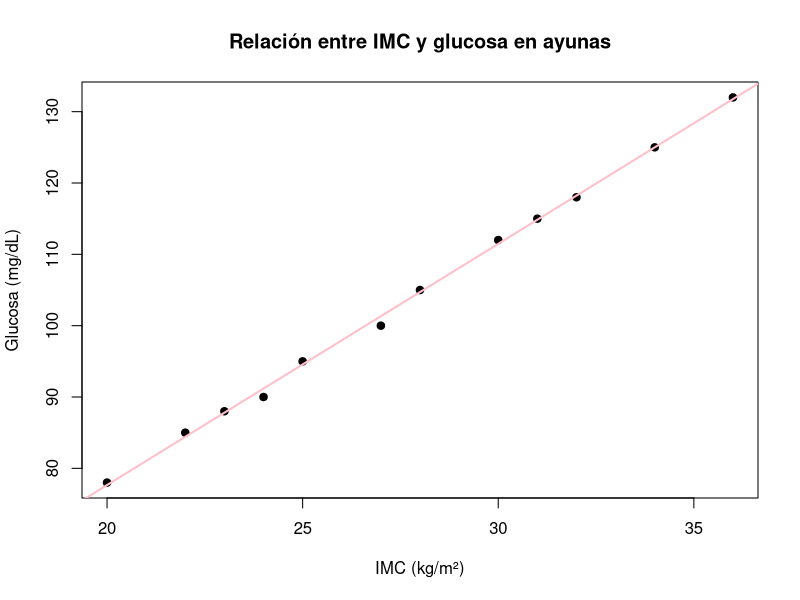
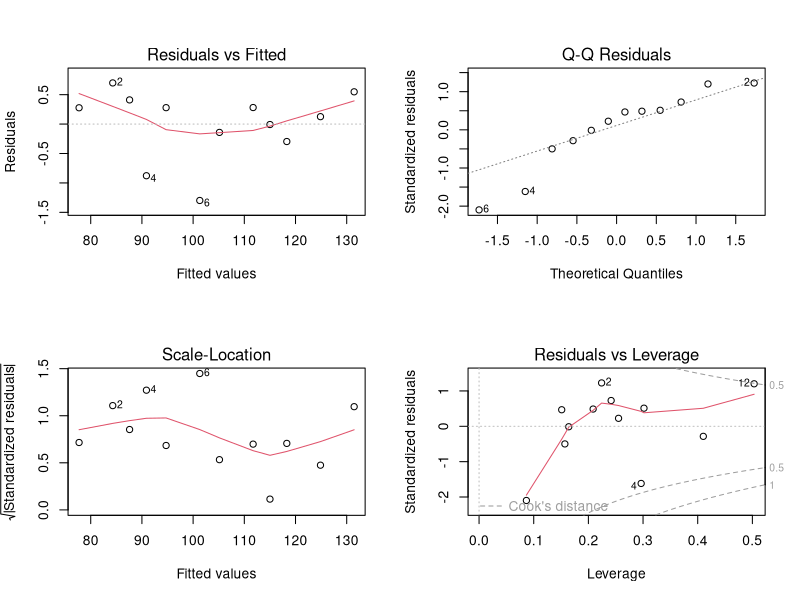

Source code (R) for these figures, in order:
## ---- chunk 1
#CASO3:REGRESION UNIVARIADA
# Datos
IMC <- c(20,22,23,24,25,27,28,30,31,32,34,36)
glucosa <- c(78,85,88,90,95,100,105,112,115,118,125,132)
## ---- chunk 2
# Datos
IMC <- c(20,22,23,24,25,27,28,30,31,32,34,36)
glucosa <- c(78,85,88,90,95,100,105,112,115,118,125,132)

# Crear dataframe
datos <- data.frame(IMC, glucosa)

# Modelo de regresión lineal
modelo <- lm(glucosa ~ IMC, data = datos)
summary(modelo)
## ---- chunk 3
# Grafico
plot(IMC, glucosa,
     main = "Relación entre IMC y glucosa en ayunas",
     xlab = "IMC (kg/m²)",
     ylab = "Glucosa (mg/dL)",
     pch = 19)
abline(modelo, col="pink", lwd=2)
## ---- chunk 4
# Datos
IMC <- c(20,22,23,24,25,27,28,30,31,32,34,36)
colesterol <- c(160,170,175,180,190,200,210,220,225,230,240,250)
glucosa <- c(78,85,88,90,95,100,105,112,115,118,125,132)
## ---- chunk 5
# Crear dataframe
datos <- data.frame(IMC, colesterol, glucosa)
## ---- chunk 6
# Modelo de regresión multiple
modelo <- lm(glucosa ~ IMC + colesterol, data = datos)
summary(modelo)
## ---- chunk 7
# Modelo de regresión multiple
modelo <- lm(glucosa ~ IMC + colesterol, data = datos)
summary(modelo)
## ---- chunk 8
# Diagnóstico del modelo 
par(mfrow=c(2,2))
plot(modelo)
